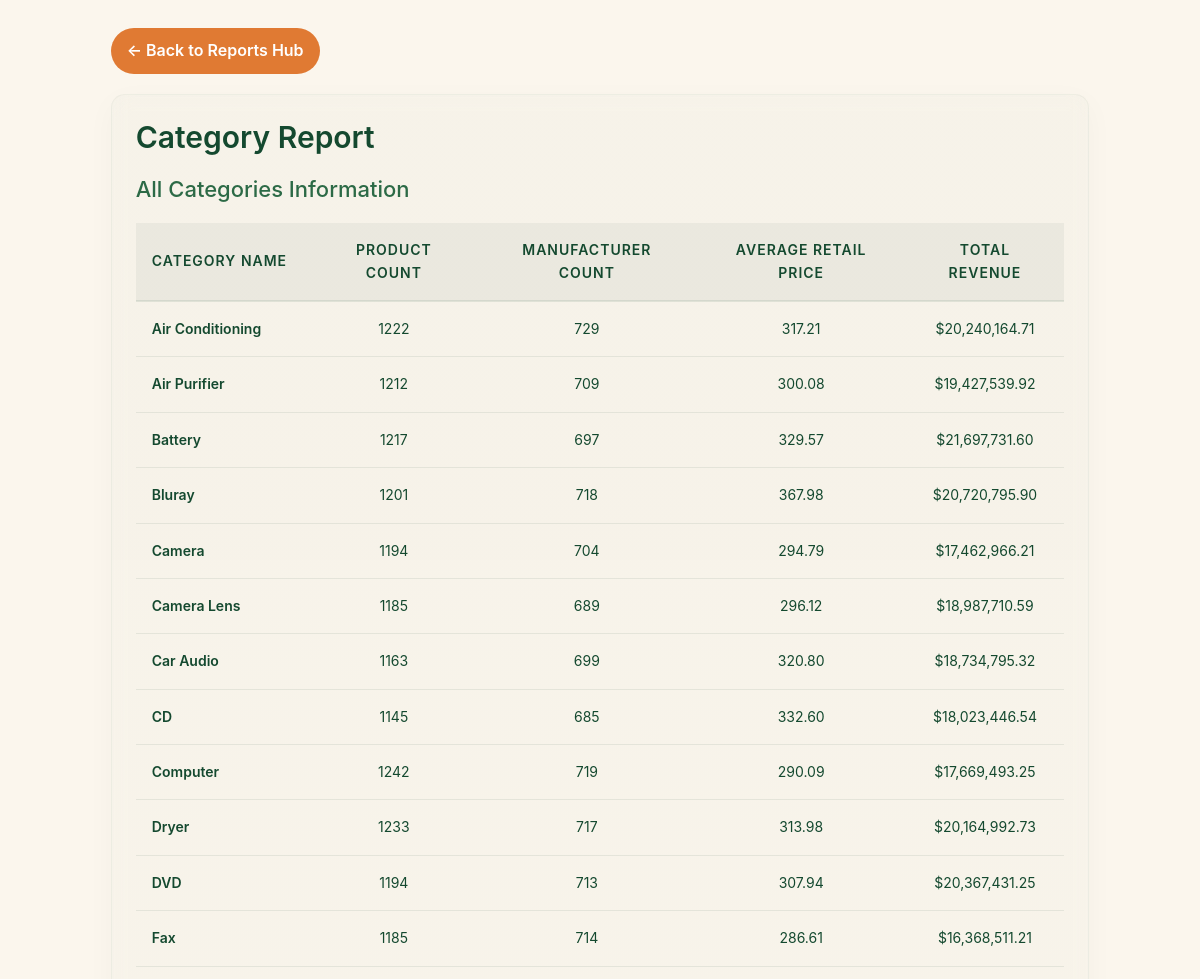
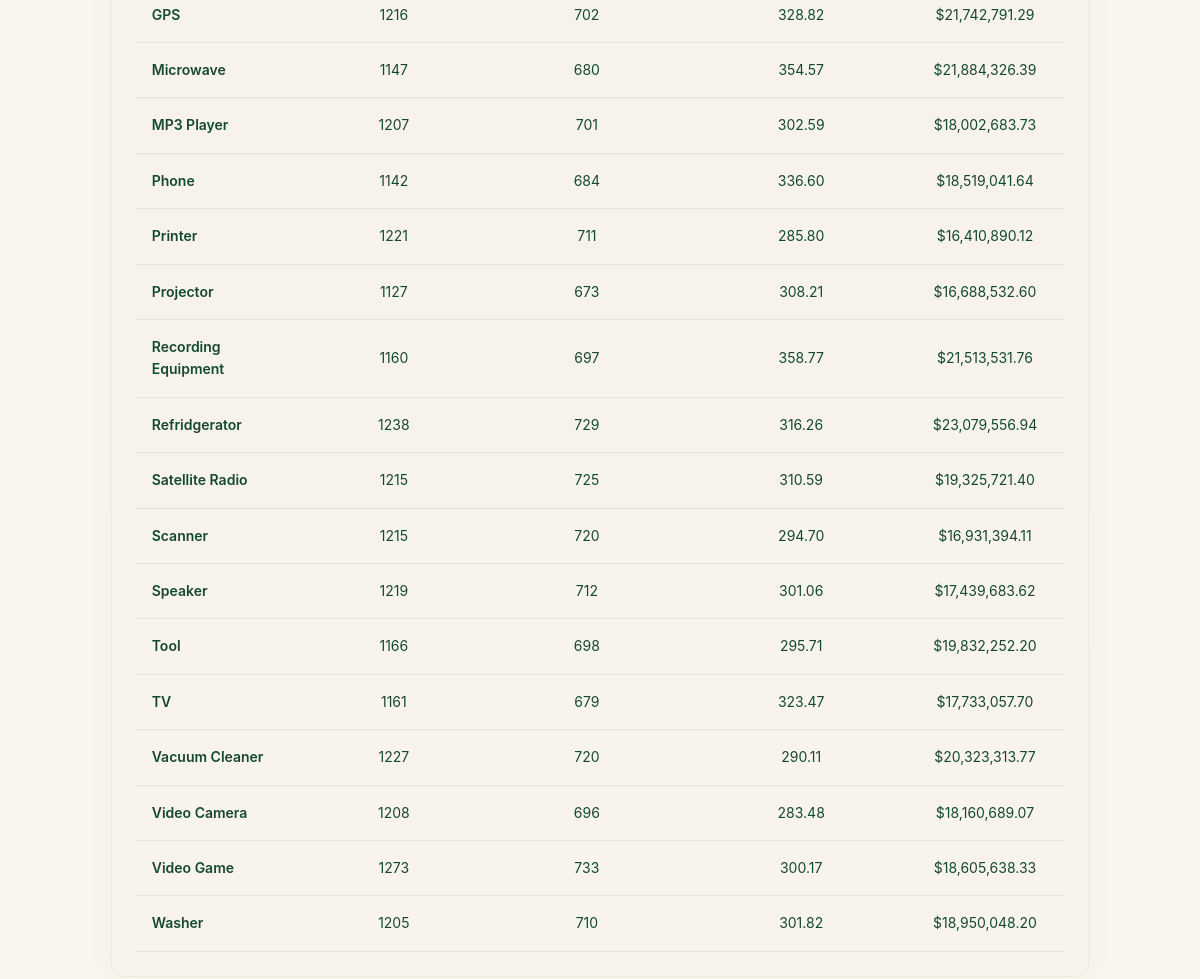
Screenshot of /category_report.php with the database file from the repository (2 pictures, top to bottom).
### tables this page shows
CREATE TABLE Category (
    category_name VARCHAR(255) PRIMARY KEY
);

### category_report.php (the view, shortened to what this page needs)
<?php
include('lib/common.php');
$sql = "
WITH Category_Product AS (
    SELECT
        Category.category_name,
        Product.product_id,
        Product.manufacturer_id,
        Product.retail_price
    FROM Category
    LEFT JOIN Belong ON Belong.category_name = Category.category_name
    LEFT JOIN Product ON Product.product_id = Belong.product_id
),
Revenue AS (
    SELECT
        Category_Product.category_name,
        SUM(Sold.sold_price * Sold.quantity) AS total_revenue
    FROM Category_Product
    LEFT JOIN Sold ON Sold.product_id = Category_Product.product_id
    GROUP BY Category_Product.category_name
)
SELECT
    Category_Product.category_name,
    COUNT(DISTINCT Category_Product.product_id) AS product_count,
    COUNT(DISTINCT Category_Product.manufacturer_id) AS manufacturer_count,
    AVG(Category_Product.retail_price) AS avg_retail_price,
    COALESCE(Revenue.total_revenue, 0) AS total_revenue
FROM Category_Product
LEFT JOIN Revenue ON Revenue.category_name = Category_Product.category_name
GROUP BY Category_Product.category_name, Revenue.total_revenue
ORDER BY Category_Product.category_name ASC;";
$result = mysqli_query($db, $sql);
?>
<!DOCTYPE html>
<html lang="en">
<head>
    <link rel="stylesheet" href="css/report.css">
</head>
<body>
<div class="container">
    <a href="dashboard.php" class="back-btn">← Back to Reports Hub</a>
    <div class="table-container">
        <h2 class="report-table-title">Category Report</h2>
        <h2 class="report-table-subtitle">All Categories Information</h2>
        <table class="report-table">
            <thead>
                <tr>
                    <th>Category Name</th>
                    <th style="text-align: center;">Product Count</th>
                    <th style="text-align: center;">Manufacturer Count</th>
                    <th style="text-align: center;">Average Retail Price</th>
                    <th style="text-align: center;">Total Revenue</th>
                </tr>
            </thead>
            <tbody>
                <?php while ($row = mysqli_fetch_assoc($result)): ?>
                    <tr>
                        <td style="color: var(--deep-green); font-weight: 600;"><?php echo $row['category_name']; ?></td>
                        <td style="text-align: center;"><?php echo $row['product_count']; ?></td>
                        <td style="text-align: center;"><?php echo $row['manufacturer_count']; ?></td>
                        <td style="text-align: center;">
                            <?php
                            echo isset($row['avg_retail_price']) && $row['avg_retail_price'] !== null
                                    ? htmlspecialchars(number_format($row['avg_retail_price'], 2))
                                    : 'N/A';
                            ?>
                        </td>
                        <td style="text-align: center;">$<?php echo number_format($row['total_revenue'], 2); ?></td>
                    </tr>
                <?php endwhile; ?>
            </tbody>
        </table>
    </div>
</div>
</body>
</html>

### css/report.css (style rules this page uses)
:root { --bg-cream: #fbf6ed; --peach: #e07a33; --deep-green: #14492f; --muted-green: #2c6a46; --card: rgba(20,73,47,0.06); --glass: rgba(20,73,47,0.06); --shadow: rgba(20,73,47,0.08); --accent-contrast: #fff; --radius: 14px; font-family: Inter, ui-sans-serif, system-ui, -apple-system, "Segoe UI", Roboto, "Helvetica Neue", Arial; }
body { background: var(--bg-cream); color: var(--deep-green); line-height: 1.6; }
.container { margin: 20px 8%; padding: 8px; box-sizing: border-box; }
.back-btn { display: inline-flex; align-items: center; gap: 8px; padding: 10px 16px; background: var(--peach); color: var(--accent-contrast); border-radius: 999px; text-decoration: none; font-weight: 600; margin-bottom: 20px; border: none; cursor: pointer; transition: transform 0.1s ease; }
.table-container { background: linear-gradient(180deg, rgba(20,73,47,0.02), rgba(20,73,47,0.01)); border-radius: var(--radius); padding: 24px; border: 1px solid rgba(20,73,47,0.04); box-shadow: 0 8px 30px rgba(20,73,47,0.03); backdrop-filter: blur(10px); }
.report-table-title { font-size: 30px; color: var(--deep-green); margin: 0 0 20px; font-weight: 600; line-height: 1.2; }
.report-table-subtitle { font-size: 22px; color: var(--muted-green); margin: 0 0 20px; font-weight: 500; line-height: 1.3; }
.report-table { width: 100%; border-collapse: collapse; background: transparent; margin-top: 16px; }
.report-table th { background: rgba(20,73,47,0.05); color: var(--deep-green); font-weight: 600; padding: 16px; text-align: left; border-bottom: 2px solid rgba(20,73,47,0.1); font-size: 14px; text-transform: uppercase; letter-spacing: 1px; }
.report-table td { padding: 16px; border-bottom: 1px solid rgba(20,73,47,0.08); color: var(--deep-green); font-size: 14px; }
.report-table tr { transition: background 0.2s ease; }

### rows the page displays
category: category_name "Air Conditioning", product_count "1222", manufacturer_count "729", avg_retail_price "317.21", total_revenue "20,240,164.71"
category: category_name "Air Purifier", product_count "1212", manufacturer_count "709", avg_retail_price "300.08", total_revenue "19,427,539.92"
category: category_name "Battery", product_count "1217", manufacturer_count "697", avg_retail_price "329.57", total_revenue "21,697,731.60"
category: category_name "Bluray", product_count "1201", manufacturer_count "718", avg_retail_price "367.98", total_revenue "20,720,795.90"
category: category_name "Camera", product_count "1194", manufacturer_count "704", avg_retail_price "294.79", total_revenue "17,462,966.21"
category: category_name "Camera Lens", product_count "1185", manufacturer_count "689", avg_retail_price "296.12", total_revenue "18,987,710.59"
category: category_name "Car Audio", product_count "1163", manufacturer_count "699", avg_retail_price "320.80", total_revenue "18,734,795.32"
category: category_name "CD", product_count "1145", manufacturer_count "685", avg_retail_price "332.60", total_revenue "18,023,446.54"
category: category_name "Computer", product_count "1242", manufacturer_count "719", avg_retail_price "290.09", total_revenue "17,669,493.25"
category: category_name "Dryer", product_count "1233", manufacturer_count "717", avg_retail_price "313.98", total_revenue "20,164,992.73"
category: category_name "DVD", product_count "1194", manufacturer_count "713", avg_retail_price "307.94", total_revenue "20,367,431.25"
category: category_name "Fax", product_count "1185", manufacturer_count "714", avg_retail_price "286.61", total_revenue "16,368,511.21"
category: category_name "GPS", product_count "1216", manufacturer_count "702", avg_retail_price "328.82", total_revenue "21,742,791.29"
category: category_name "Microwave", product_count "1147", manufacturer_count "680", avg_retail_price "354.57", total_revenue "21,884,326.39"
category: category_name "MP3 Player", product_count "1207", manufacturer_count "701", avg_retail_price "302.59", total_revenue "18,002,683.73"
category: category_name "Phone", product_count "1142", manufacturer_count "684", avg_retail_price "336.60", total_revenue "18,519,041.64"
category: category_name "Printer", product_count "1221", manufacturer_count "711", avg_retail_price "285.80", total_revenue "16,410,890.12"
category: category_name "Projector", product_count "1127", manufacturer_count "673", avg_retail_price "308.21", total_revenue "16,688,532.60"
category: category_name "Recording Equipment", product_count "1160", manufacturer_count "697", avg_retail_price "358.77", total_revenue "21,513,531.76"
category: category_name "Refridgerator", product_count "1238", manufacturer_count "729", avg_retail_price "316.26", total_revenue "23,079,556.94"
category: category_name "Satellite Radio", product_count "1215", manufacturer_count "725", avg_retail_price "310.59", total_revenue "19,325,721.40"
category: category_name "Scanner", product_count "1215", manufacturer_count "720", avg_retail_price "294.70", total_revenue "16,931,394.11"
category: category_name "Speaker", product_count "1219", manufacturer_count "712", avg_retail_price "301.06", total_revenue "17,439,683.62"
category: category_name "Tool", product_count "1166", manufacturer_count "698", avg_retail_price "295.71", total_revenue "19,832,252.20"
category: category_name "TV", product_count "1161", manufacturer_count "679", avg_retail_price "323.47", total_revenue "17,733,057.70"
category: category_name "Vacuum Cleaner", product_count "1227", manufacturer_count "720", avg_retail_price "290.11", total_revenue "20,323,313.77"
category: category_name "Video Camera", product_count "1208", manufacturer_count "696", avg_retail_price "283.48", total_revenue "18,160,689.07"
category: category_name "Video Game", product_count "1273", manufacturer_count "733", avg_retail_price "300.17", total_revenue "18,605,638.33"
category: category_name "Washer", product_count "1205", manufacturer_count "710", avg_retail_price "301.82", total_revenue "18,950,048.20"
